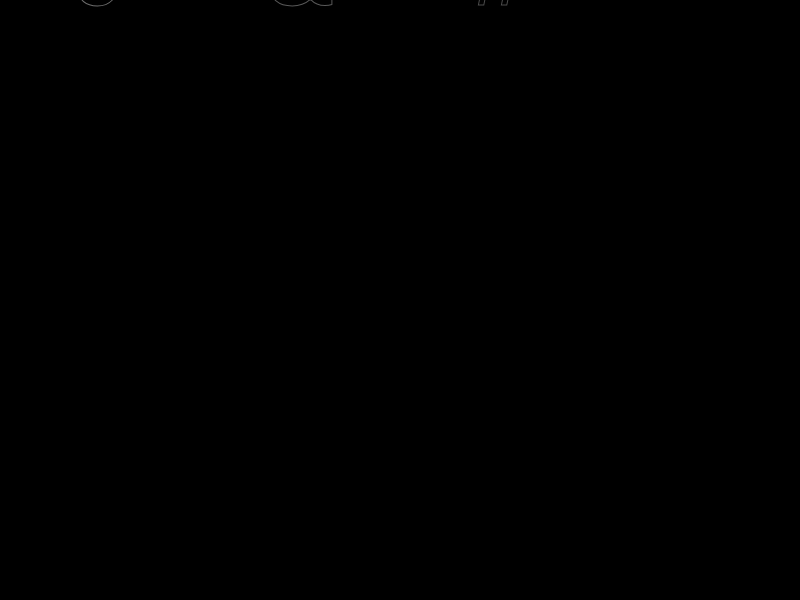
Frame 1 (no input)
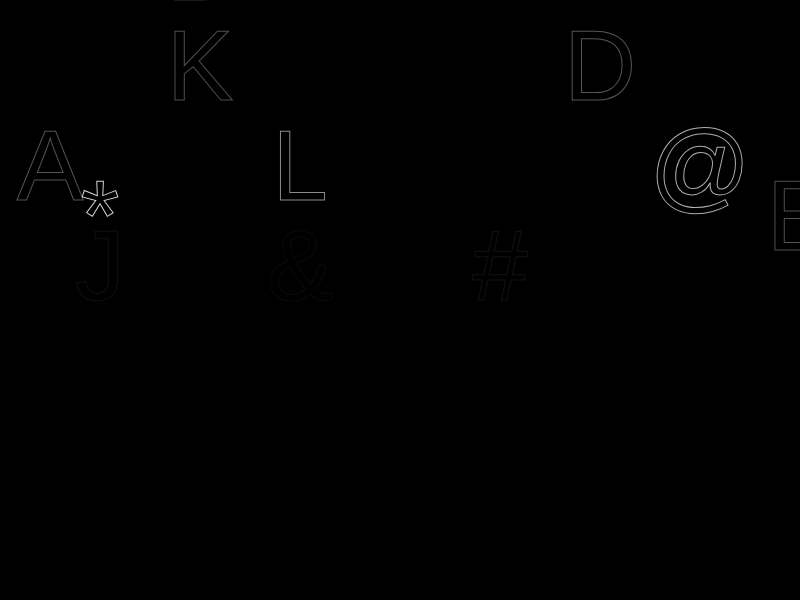
Frame 60 (no input)
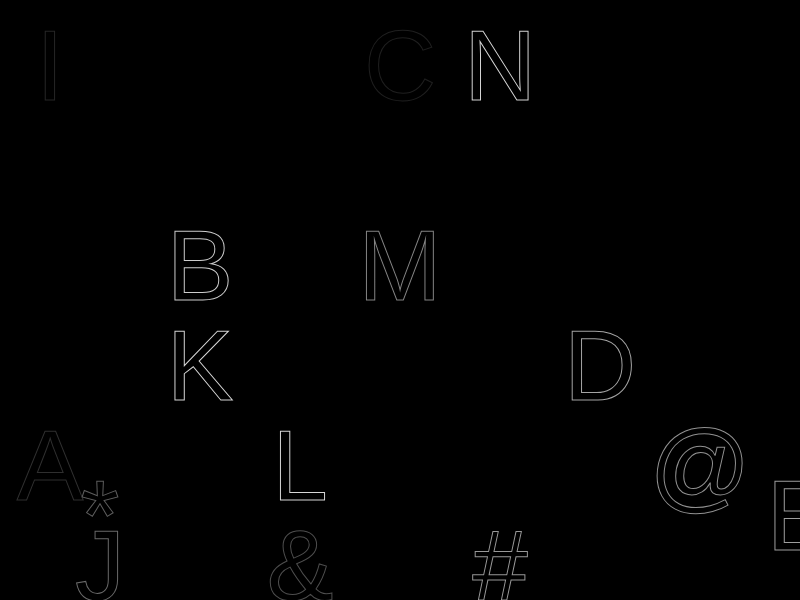
Frame 120 (the mouse pressed at the canvas centre since frame 60)

The p5.js sketch that drew these frames (run headless with seeded random() and noise() and a simulated clock; from frame 60 on, the mouse is pressed at the canvas centre):

// p5.js sketch
// ── sketch.js
var letters = ["A","*","B","&","C","#","D","@","E","F","G","H","I","J","K","L","M","N"];
var places = [50,100,200,300,400,500,600,700,800,900,1000,1100,50,100,200,300,400,500,600,700,800,900,1000,1100];
var speed = 5;
var high = [-100,-50,-300,0,-500,0,-200,-100,-50,-300,-500,-75,-500,0,-200,-100,-300,-500,-75];

function setup() {
  createCanvas(displayWidth, displayHeight);
  background(0);

}

function draw() {
   background(0);
  
  fill(255,255,100);
  textSize(100);
  textAlign(CENTER);
  
  
    for (var i = 0; i < letters.length; i++) {
    
    stroke(random(0,255));
    noFill();
    text(letters[i], places[i],high[i]=high[i]+speed);
   }
}
